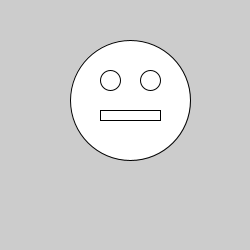
Frame 1 (no input)
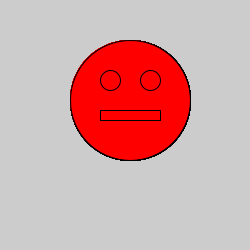
Frame 60 (the mouse pressed at the canvas centre just before this capture)
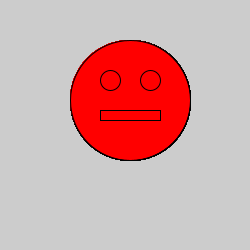
Frame 120 (the mouse held since frame 60 and released just before this capture)

The Processing sketch that drew these frames (run headless with seeded random() and noise(); from frame 60 on, the mouse is pressed at the canvas centre):

// Processing sketch: sketch_01__Geometric_Art_pde
// ── sketch_01__Geometric_Art_pde.pde
void setup(){
  size(250, 250);
  
}

void draw(){
  ellipse(130,100, 120, 120);
  rect(100,110,60,10);
  ellipse(150, 80, 20,20);
  ellipse(110, 80, 20, 20);
  fill(255,0,0);
}
